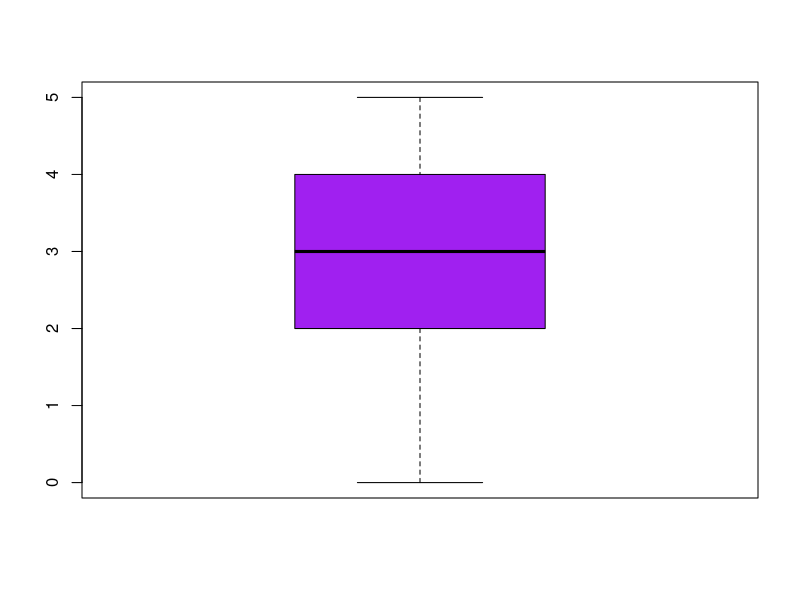
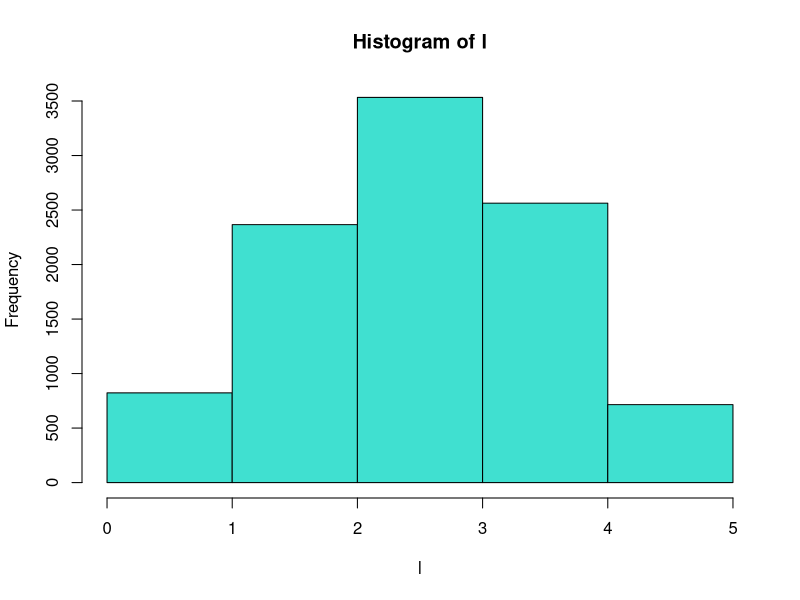

The R source for these figures, in order:
#1
prod(26:21) / (26 ** 6)

#2
prod(26:21) / prod(6:1)

#how to generate random 6 letter passwords
sample(letters, 6, replace=F)

#3
x=0
for (i in c(1:10000)){
  x[i] = sample(c("H","T"), 1, replace = T)
}
table(x)

#4
prod(60:56) / prod(100:96)

#5
l=0
for (i in c(1:10000)){
  s = sample(c(rep("f",60), rep("m",40)), 5, replace = F)
  l[i] = sum(s=="f")
}
table(l)
boxplot(l, col="purple")
hist(l, breaks=5, col="turquoise")

###################################
#past paper q1 b-e
#b
(choose(15,5) + choose(10,5) + choose(5,5)) / choose(30,5)

#c
(choose(15,2) * choose(15,3)) / choose(30,5)

#d

s=sample(c(rep("r",15),rep("g",10),rep("b",5)), 5, replace=F)
#cant' remember how he got table laid out...
